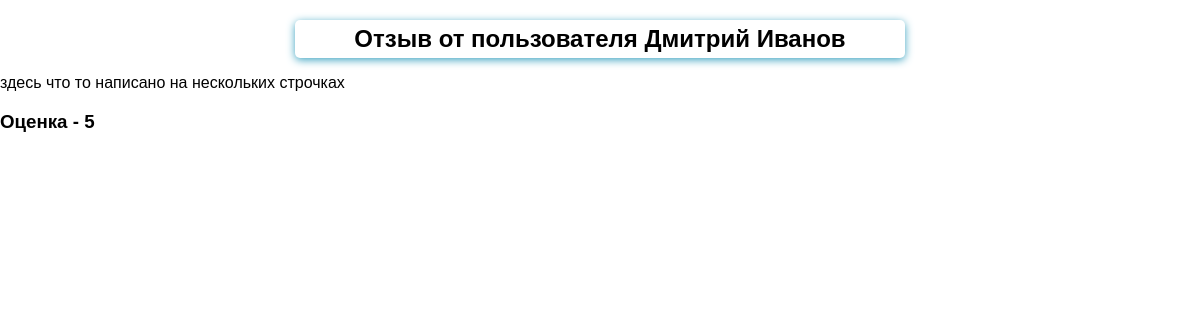
/detail/1, run on the app's committed database.
### feedback/models.py (models this page shows)
class Feedback(models.Model):
    name = models.CharField(max_length=40, validators=[MinLengthValidator(3)])
    surname = models.CharField(max_length=60)
    feedback = models.TextField()
    rating = models.PositiveIntegerField(validators=[MaxValueValidator(5)])

### feedback/views.py (the view)
# urls.py: path('detail/<int:pk>', views.DetailFeedBack.as_view()),
class DetailFeedBack(DetailView):
    template_name = 'feedback/detail_feedback.html'
    model = Feedback
    context_object_name = 'feedback'

### feedback/templates/feedback/detail_feedback.html (shortened to what this page needs)
{% extends 'base.html' %}
{% block content %}
    <h2>Отзыв от пользователя {{ feedback.name }} {{ feedback.surname }}</h2>
    <p>{{ feedback.feedback }}</p>
    <h3>Оценка - {{ feedback.rating }}</h3>
{% endblock %}

### feedback/static/feedback/forms.css (style rules this page uses)
body { margin: 0; font-family: Sans-Serif; }
h2 { width:50%; margin: 20px auto 5px; text-align: center; padding: 5px; border-radius: 5px; box-shadow: 0 2px 8px #3ca3c1; }

### data on the page
Feedback: name "Дмитрий", surname "Иванов", feedback "здесь что то написано на нескольких строчках", rating "5"
